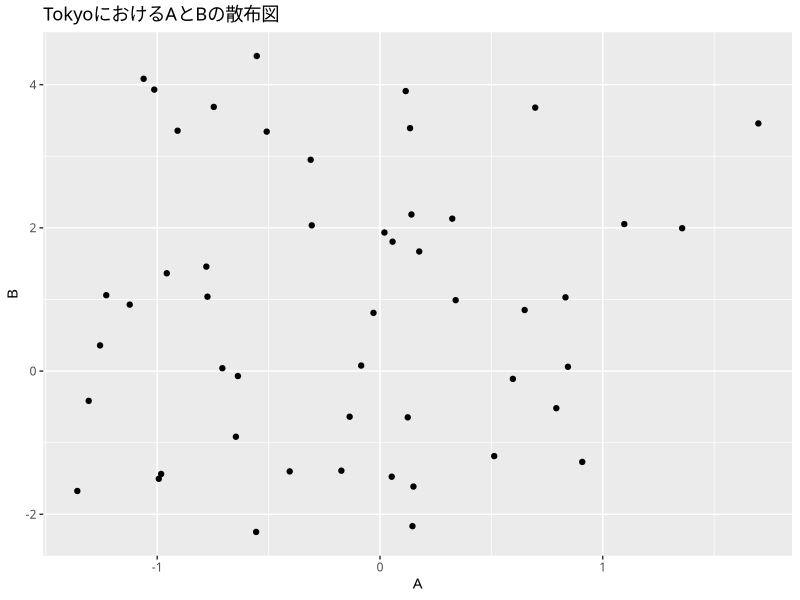
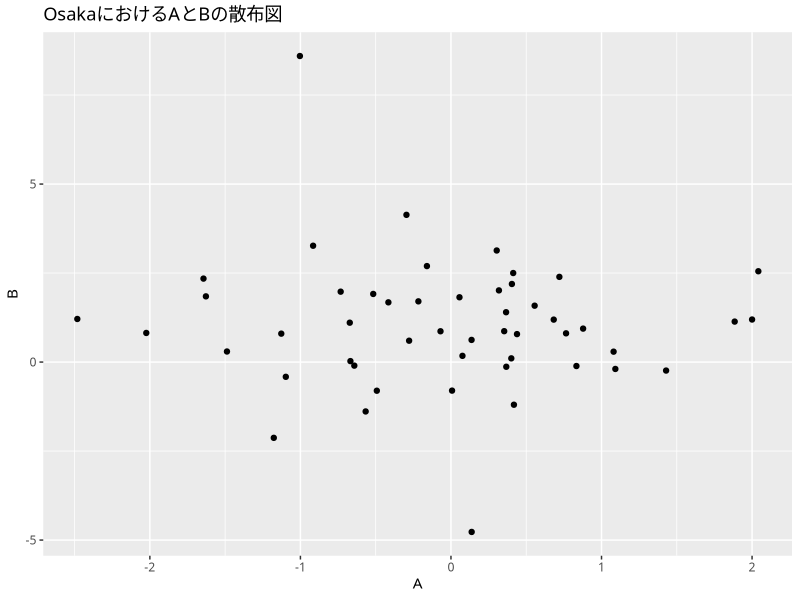
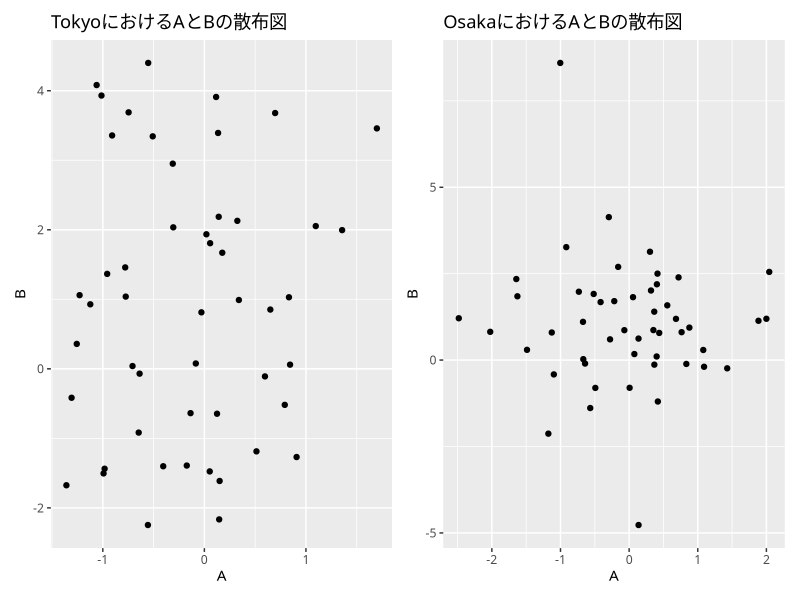
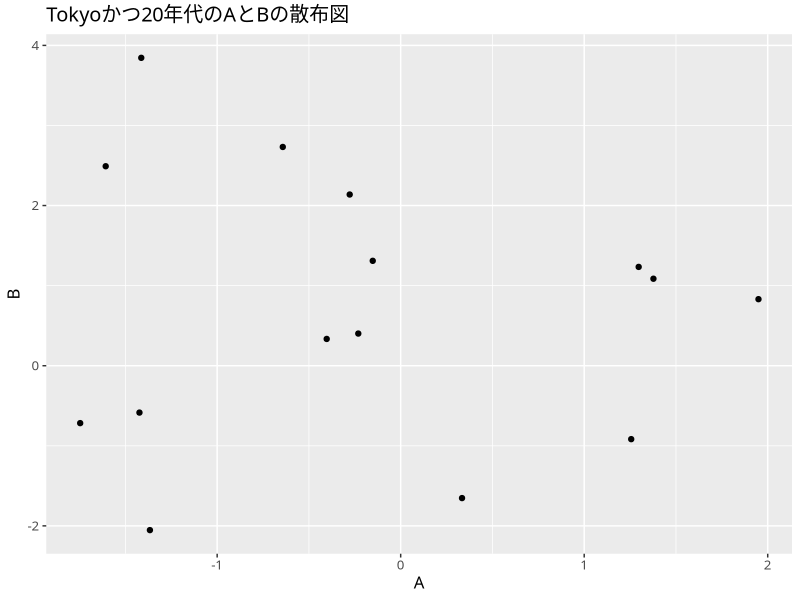

The R script that drew these images, in order:
library(tidyverse)
data(mtcars)
mtcars %>% 
  head

for (i in 2:5) {
  assign(paste0("kmeans_seg", i),
         kmeans(mtcars, i))
}

result <- tibble(segment = 2:5) %>% 
  mutate(kmean = purrr::map(.x = segment,
                            .f = ~kmeans(mtcars, .x))) 
result$kmean

df <- tibble(A = rnorm(mean = 0, sd=1, n= 100),
             B = rnorm(mean = 1, sd = 2, n= 100),
             Location = rep(c("Tokyo", "Osaka"), each = 50) %>% factor)
df %>% 
  slice_sample(n=5)

df %>% 
  group_by(Location) %>% 
  nest(data=c(A,B))

df %>% 
  group_by(Location) %>% 
  nest(data=c(A,B)) %>% 
  mutate(LM = map(.x = data,
                  .f = ~lm(data = .x,
                           A~B)))
kmeansAIC <- function(fit){
  m <- ncol(fit$centers)
  n <- length(fit$cluster)
  k <- nrow(fit$centers)
  D <- fit$tot.withinss
  return(AIC = D + 2*m*k)
}
kmeans(mtcars, 2) %>% 
  kmeansAIC()

tibble(segment = 2:5) %>% 
  mutate(kmean = purrr::map(.x = segment,
                            .f = ~kmeans(mtcars, .x))) %>% ### ここまではさっきと同じ
  mutate(AIC = purrr::map_dbl(.x = kmean,
                              .f = ~kmeansAIC(.x)))
tibble(segment = 2:5) %>% 
  mutate(kmean = purrr::map(.x = segment,
                            .f = ~kmeans(mtcars, .x))) %>% ### ここまではさっきと同じ
  mutate(AIC = purrr::map(.x = kmean,
                          .f = ~kmeansAIC(.x)))


hoge <- df %>% 
  group_by(Location) %>% 
  nest(data=c(A,B)) %>% 
  mutate(LM = map(.x = data,
                  .f = ~lm(data = .x,
                           A~B)))
hoge

make_scatter <- function(df, name){
  ggplot(data = df,
         mapping = aes(x = A,
                       y = B))+
    geom_point()+
    labs(title = paste0(name, "におけるAとBの散布図"))+
    theme(text = element_text(family ="HiraKakuPro-W3"))
}

hoge <- hoge %>% 
  mutate(gg = map2(.x = data,
                   .y = Location,
                   .f = ~make_scatter(df=.x,
                                      name=.y)))

hoge$gg

library(patchwork)
hoge$gg[[1]] + hoge$gg[[2]]

demographics <- tibble(A = rnorm(mean = 0, sd=1, n= 100),
                       B = rnorm(mean = 1, sd = 2, n= 100),
                       Location = rep(c("Tokyo", "Osaka"), each = 50) %>% factor,
                       age = rnorm(n=100, mean=30, sd=10) %>% round(-1) %>% as.integer()) 
demographics


nested_demographics <- demographics %>% 
  group_by(Location,age) %>% 
  nest(data = c(A,B))

nested_demographics

make_scatter2 <- function(first, second, third){
  return(ggplot(data = first,
                mapping = aes(x = A,
                              y = B))+
           geom_point()+
           labs(title = paste0(second,"かつ",third,"年代のAとBの散布図"))+
           theme(text = element_text(size=12))+
           theme(text = element_text(family ="HiraKakuPro-W3"))
  )
}

nested_demographics <- nested_demographics %>% 
  mutate(gg = pmap(.l = list(first = data,
                             second = Location,
                             third = age),
                   .f = make_scatter2)) # ここで引数は指定せず、チルダも不要
nested_demographics

nested_demographics$gg[[1]]


